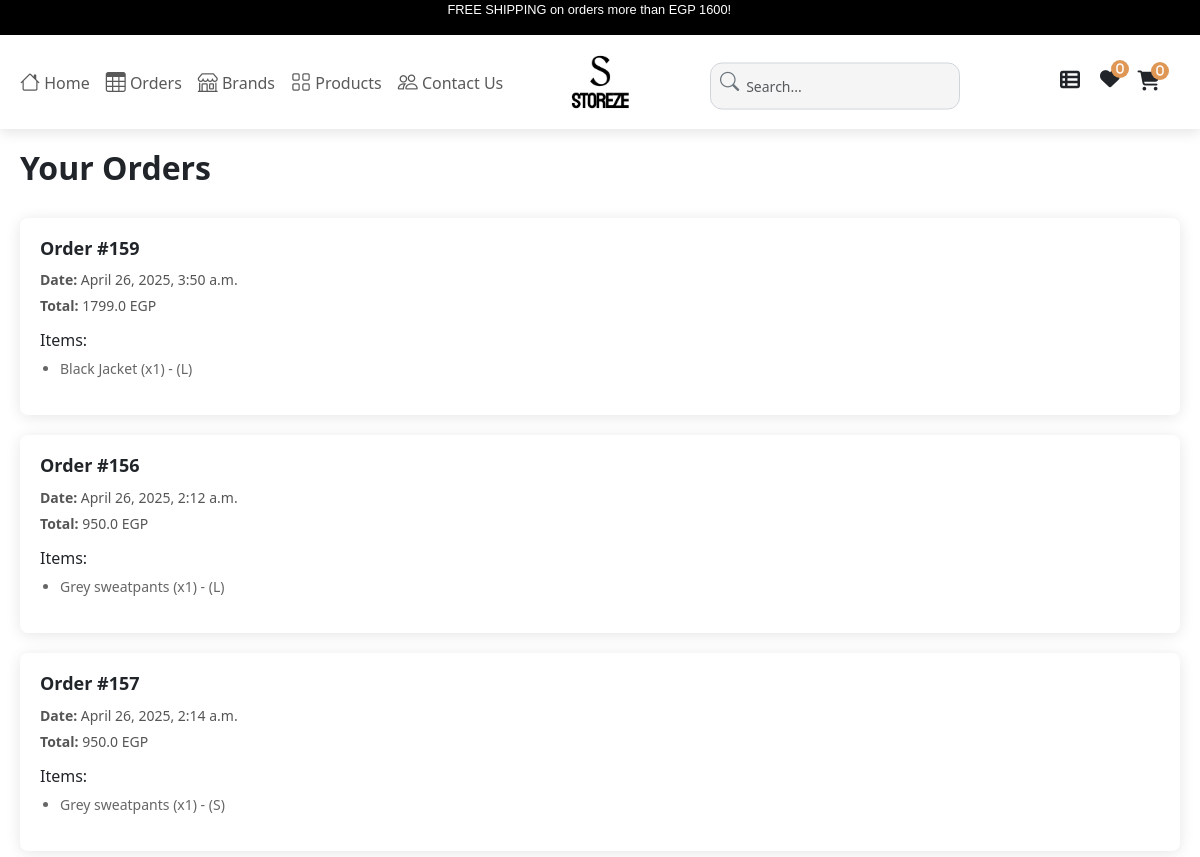
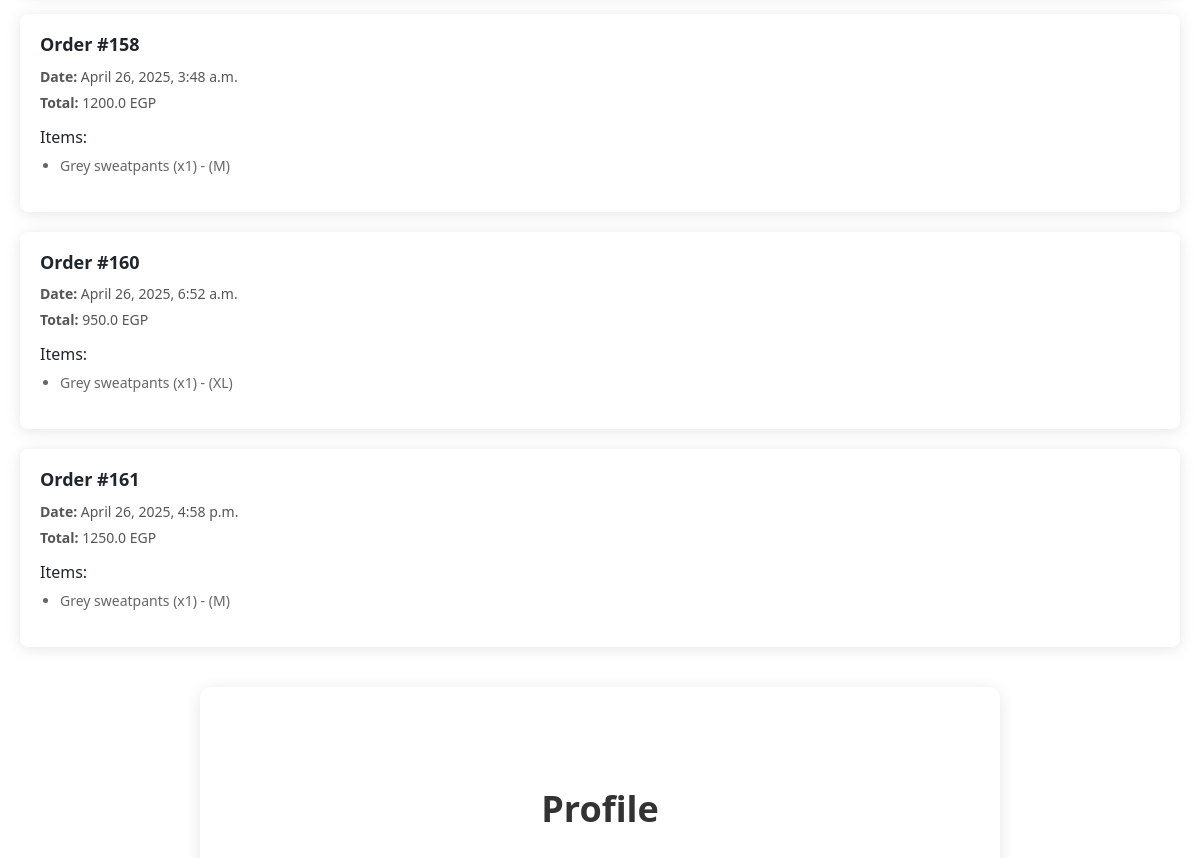
The page /account/profile (signed in, upper part) on the database as committed earlier (2 pictures, top to bottom).
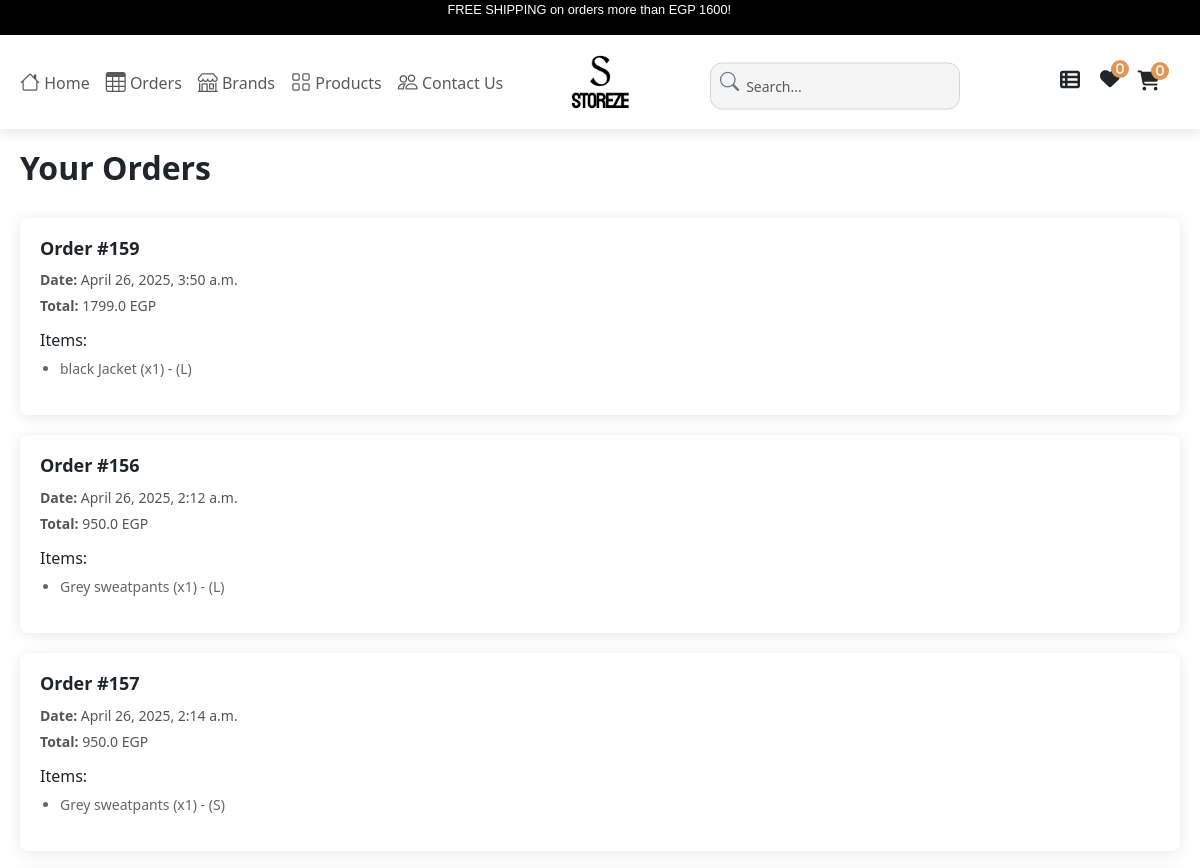
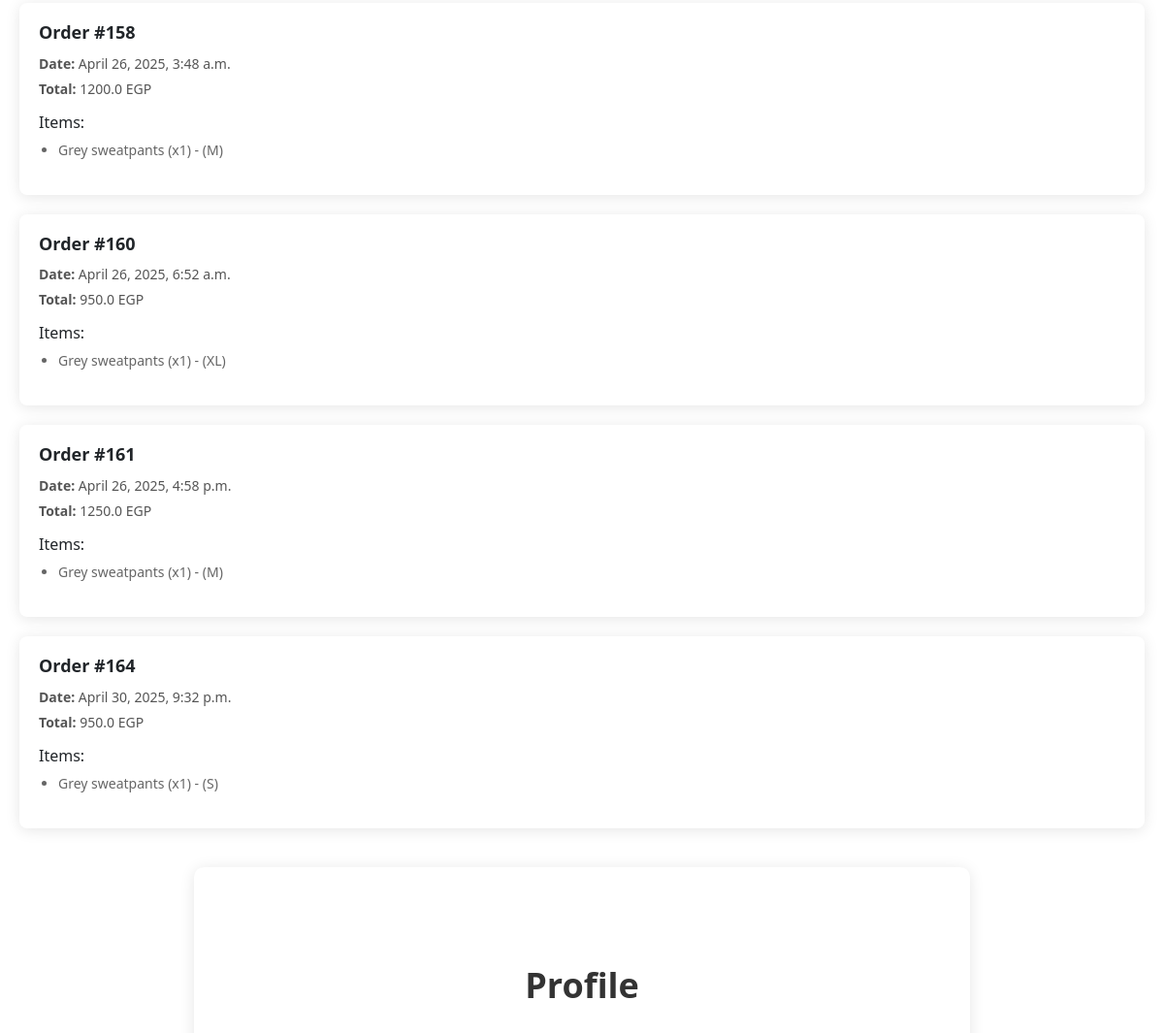
The same page on the database as committed later (2 pictures, top to bottom).
### app/models.py (models this page shows, shortened)
class Order(models.Model):
    user = models.ForeignKey(User, on_delete=models.CASCADE, blank=True, null=True)
    first_name = models.CharField(max_length=50, null=True, blank=True)
    last_name = models.CharField(max_length=50, null=True, blank=True)
    address = models.CharField(max_length=250, null=True, blank=True)
    email = models.EmailField(max_length=300, null=True, blank=True)
    phone = models.CharField(max_length=20, null=True, blank=True)
    total_price = models.FloatField(null=True, blank=True)
    paid_amount = models.DecimalField(max_digits=10, decimal_places=2, null=True, blank=True)
    created_at = models.DateTimeField(auto_now_add=True, blank=True)
    message = models.TextField(null=True, blank=True)
    vendors = models.ManyToManyField(Vendor, related_name='orders', null=True,blank=True)
    shipped = models.BooleanField(default=False)

class OrderItem(models.Model):
    order = models.ForeignKey(Order, related_name='items',on_delete=models.CASCADE, blank=True,null=True)
    product = models.ForeignKey(Product, on_delete=models.CASCADE, blank=True, null=True)
    vendor = models.ForeignKey(Vendor, related_name='items', on_delete=models.CASCADE, null=True,blank=True)
    price = models.DecimalField(max_digits=10, decimal_places=2, null=True, blank=True)
    quantity = models.PositiveIntegerField(default=1, null=True, blank=True)
    size = models.CharField(max_length=100, null=True, blank=True)  # You can replace 'size' with any other variation type like color.

class Product(models.Model):
    VARIANTS = (
        ('None', 'None'),
        ('Size', 'Size'),
    )
    total_quantity = models.IntegerField()
    vendor = models.ForeignKey(Vendor, on_delete=models.CASCADE, related_name='products', null=True, blank=True)  # Link product to a vendor
    availability = models.IntegerField(null=True)
    featured_image = models.ImageField(upload_to='media/product_imgs', max_length=255, blank=True, null=True)
    product_name = models.CharField(max_length=600)
    Brand = models.ForeignKey(Brand, related_name='products', on_delete=models.CASCADE, null=True)
    price = models.IntegerField()
    discount = models.IntegerField()
    tax = models.IntegerField(null=True)
    variant = models.CharField(max_length=10, choices=VARIANTS, default='None')
    packing_cost = models.IntegerField(null=True)
    product_information = models.CharField(max_length=900, null=True)
    model_name = models.CharField(max_length=900)
    categories = models.ForeignKey(Category, related_name='products', on_delete=models.CASCADE)
    color = models.ManyToManyField(Color, related_name='products', null=True)
    tags = models.CharField(max_length=900)
    description = models.CharField(max_length=900, null=True)
    section = models.ForeignKey(Section, on_delete=models.DO_NOTHING)
    slug = models.SlugField(default='', max_length=900, null=True, blank=True)
    main_categorys = models.ForeignKey(Main_Category, on_delete=models.CASCADE, null=True, blank=True)
    class Meta:
        db_table = "app_Product"

### app/views.py (the view)
# urls.py: path('account/profile', views.Profile, name='profile'),
@login_required(login_url='/accounts/login/')
def Profile(request):
    sub_category = Sub_Category.objects.all()
    categories = Category.objects.all()
    main_category = Main_Category.objects.all()
    try:
        vendor = Vendor.objects.get(user=request.user)
        products = Product.objects.filter(vendor=vendor)
        orders = Order.objects.filter(items__product__vendor=vendor).distinct()
        for order in orders:
            order.order_items = OrderItem.objects.filter(order=order, product__vendor=vendor)
        context = {
            'orders': orders,
            'categories': categories,
            'products': products,
            'main_category': main_category,
            'sub_category': sub_category,
        }
        return render(request, 'profile/profile.html', context)
    except Vendor.DoesNotExist:
        orders = Order.objects.filter(user=request.user)
        for order in orders:
            order.order_items = OrderItem.objects.filter(order=order)
        context = {
            'orders': orders,
            'categories': categories,
            'main_category': main_category,
        }
        return render(request, 'profile/profile.html', context)

### app/context_processors.py (called while the page is built)
def wishlist_count(request):
    if request.user.is_authenticated:
        return {'wishlist_count': Wishlist.objects.filter(user=request.user).count()}
    return {'wishlist_count': 0}

### app/templates/profile/profile.html (shortened to what this page needs)
{% extends 'app/base.html'%}
{% load static %}
{% block content %}
<div class="orders-section">
    <h3>Your Orders</h3>
    {% if orders %}
        <div class="order-list">
            {% for order in orders %}
                <div class="order-card">
                    <h5>Order #{{ order.id }}</h5>
                    <p><strong>Date:</strong> {{ order.created_at }}</p>
                    <p><strong>Total:</strong> {{ order.total_price }} EGP</p>
                    <div class="items-list">
                        <h6>Items:</h6>
                        <ul>
                            {% for item in order.order_items %}
                                <li>{{ item.product.product_name }} (x{{ item.quantity }}) - ({{item.size}})</li>
                            {% endfor %}
                        </ul>
                    </div>
                </div>
            {% endfor %}
        </div>
    {% else %}
        <p class="no-orders">No orders have been placed.</p>
    {% endif %}
</div>
<div class="profile-page">
    <div class="profile-header">
        <h1>Profile</h1>
    </div>
        </div>
{% endblock %}

Rows that differ between the two databases and show on the page:
changed through a linked row, OrderItem: product.product_name "Black Jacket" → "black Jacket"
added Order: id "164", created_at "April 30, 2025, 9:32 p.m.", total_price "950.0"
added OrderItem: product.product_name "Grey sweatpants", quantity "1", size "S", shown under "164"
